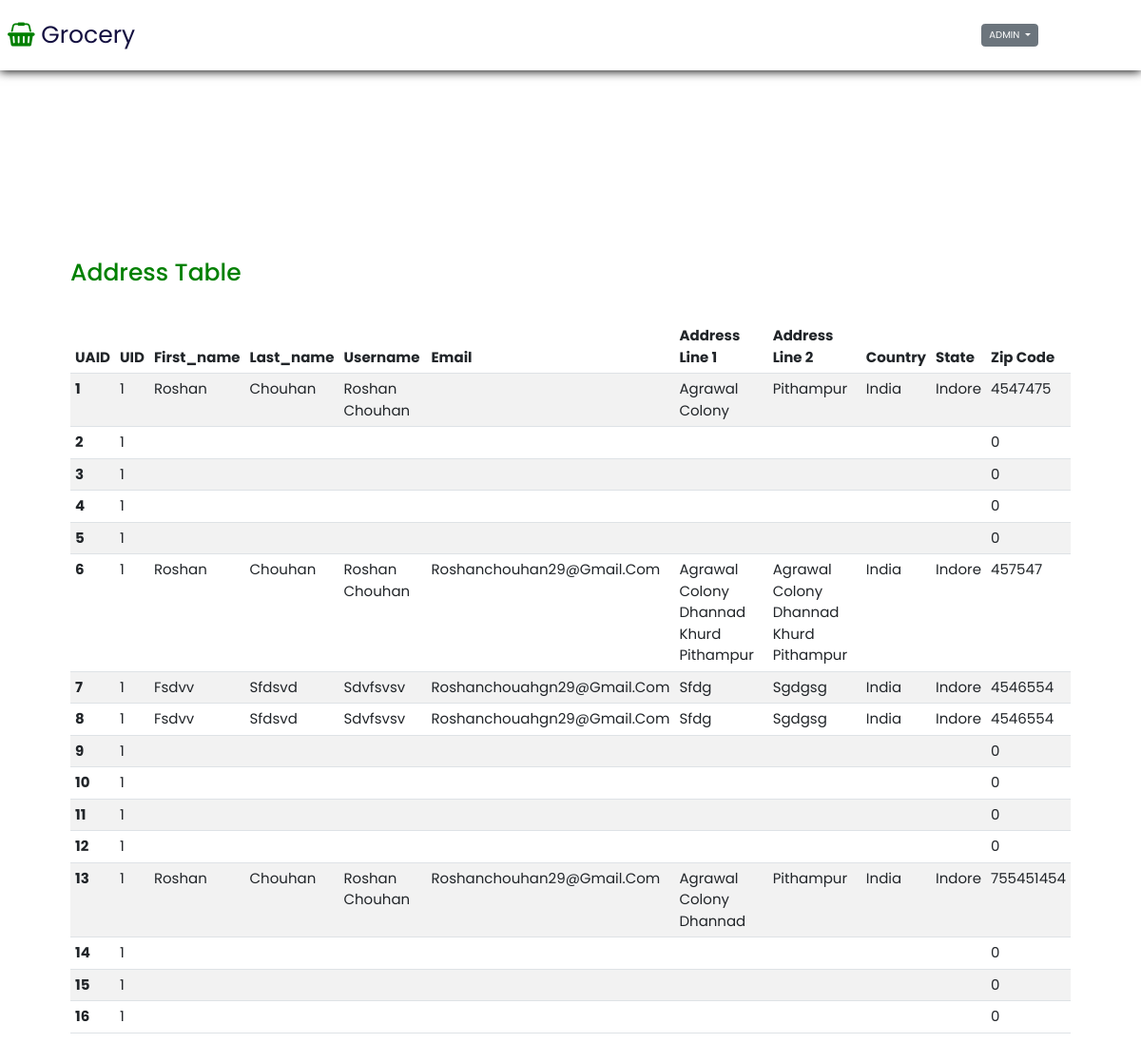
/admin/AddressTable.php, run on the app's committed database.
### tables this page shows
CREATE TABLE `useraddress` (
  `UAID` int(10) NOT NULL,
  `UID` int(10) NOT NULL,
  `fname` varchar(20) NOT NULL,
  `lname` varchar(20) NOT NULL,
  `email` varchar(50) NOT NULL,
  `address1` varchar(200) NOT NULL,
  `address2` varchar(200) NOT NULL,
  `country` varchar(50) NOT NULL,
  `state` varchar(50) NOT NULL,
  `zip` int(20) NOT NULL,
  `username` varchar(50) NOT NULL
);

### admin/AddressTable.php (the view, shortened to what this page needs)
<?php
include 'header.php'; ?>
<head>
</head>
  <body>
    <header >
      <div class="adminlogo">
        <a href="#" class="logo"><i class="fa fa-shopping-basket" aria-hidden="true"></i> Grocery</a>
      </div>
      <?php
      include 'dropdown.php' ?>
    </header>
    <section class="section">
      <div class="users">
         <h1>Address Table</h1>
      </div>
            <div class="usercontainer">
              <table class="table table-striped table-hover">
                <thead>
                <tr>
                  <th scope="col">UAID</th>
                  <th scope="col">UID</th>
                  <th scope="col">first_name</th>
                  <th scope="col">last_name</th>
                  <th scope="col">username</th>
                  <th scope="col">email</th>
                  <th scope="col">Address Line 1</th>
                  <th scope="col">Address Line 2</th>
                  <th scope="col">Country</th>
                  <th scope="col">State</th>
                  <th scope="col">Zip Code</th>
                </tr>
               </thead>
               <tbody>
                 <?php
                      include 'config.php';
                        $sql="SELECT * FROM useraddress   ";
                      $result2=mysqli_query($conn,$sql);
                      if(mysqli_num_rows( $result2 )>0)
                      {
                        while($row=mysqli_fetch_assoc($result2))
                        {
                 ?>
                <tr>
                  <th scope="row"><?php echo  $row['UAID'] ?></th>
                  <td><?php echo  $row['UID'] ?></td>
                  <td><?php echo  $row['fname'] ?></td>
                  <td><?php echo  $row['lname'] ?></td>
                  <td><?php echo  $row['username'] ?></td>
                  <td><?php echo  $row['email'] ?></td>
                  <td><?php echo  $row['address1'] ?></td>
                  <td><?php echo  $row['address2'] ?></td>
                  <td><?php echo  $row['country'] ?></td>
                  <td><?php echo  $row['state'] ?></td>
                  <td><?php echo  $row['zip'] ?></td>
                </tr>
                <?php
                     }
                   }else{
                    echo "empty";
                   }
                ?>
      </tbody>
   </table>
  </div>
 </section>
  </body>
</html>

### admin/style.css (style rules this page uses)
:root { --green:green; --black:#130f40; --light-color:#666; --box-shadow:0 .1rem 1rem rgba(0,0,0.1); --border: 2rem solid rgba(0,0,0.1); --outline: .1rem solid rgba(0,0,0.1); }
* { font-family: 'Poppins', sans-serif; margin: 0; padding: 0; box-sizing: border-box; outline: none; text-decoration: none; border: none; text-transform: capitalize; transition: all .2s linear; }
html { font-size: 62.5%; overflow-x: hidden; scroll-behavior: smooth; scroll-padding-top:7rem; }
body { background: #eee; }
header { position:fixed; top:0; left: 0; right: 0; display: flex; justify-content: space-between; align-items: center; font-size: 1.5rem; background-color: #fff; padding: 1.8rem 9%; box-shadow: var(--box-shadow); z-index: 1000; }
header .logo { font-size: 2.5rem; color:var(--black); text-decoration: none; }
header .logo i { color: var(--green); }
section { padding: 2rem 6%; }
.section { background-color: #fff; width: 100vw; height: 100vh; border: 3px solid; }
.adminlogo { width: 100%; display: flex; margin-left:-10rem; padding-right: 2rem; }
.adminlogo .logo { font-size: 2.5rem; color:var(--black); text-decoration: none; }
.adminlogo .logo i { color: var(--green); }
.users { margin-top: 25rem; color: var(--green); display: flex; justify-content: space-between; padding-bottom: 3rem; }
.usercontainer .table { width: 100%; font-size: 1.5rem; }

### admin/header.php (style rules this page uses)
.usercontainer { overflow-y: auto; }
.section { border: 2px solid white; }

### admin/AddressTable.php (style rules this page uses)
tbody th { text-transform: lowercase; }

### data on the page
useraddress: UAID "1", UID "1", fname "Roshan", lname "Chouhan", username "Roshan Chouhan", address1 "Agrawal Colony", address2 "Pithampur", country "India", state "Indore", zip "4547475"
useraddress: UAID "2", UID "1", zip "0"
useraddress: UAID "3", UID "1", zip "0"
useraddress: UAID "4", UID "1", zip "0"
useraddress: UAID "5", UID "1", zip "0"
useraddress: UAID "6", UID "1", fname "Roshan", lname "Chouhan", username "Roshan Chouhan", email "Roshanchouhan29@gmail.com", address1 "Agrawal Colony Dhannad Khurd Pithampur", address2 "Agrawal Colony Dhannad Khurd Pithampur", country "India", state "Indore", zip "457547"
useraddress: UAID "7", UID "1", fname "Fsdvv", lname "Sfdsvd", username "Sdvfsvsv", email "Roshanchouahgn29@gmail.com", address1 "Sfdg", address2 "Sgdgsg", country "India", state "Indore", zip "4546554"
useraddress: UAID "8", UID "1", fname "Fsdvv", lname "Sfdsvd", username "Sdvfsvsv", email "Roshanchouahgn29@gmail.com", address1 "Sfdg", address2 "Sgdgsg", country "India", state "Indore", zip "4546554"
useraddress: UAID "9", UID "1", zip "0"
useraddress: UAID "10", UID "1", zip "0"
useraddress: UAID "11", UID "1", zip "0"
useraddress: UAID "12", UID "1", zip "0"
useraddress: UAID "13", UID "1", fname "Roshan", lname "Chouhan", username "Roshan Chouhan", email "Roshanchouhan29@gmail.com", address1 "Agrawal Colony Dhannad", address2 "Pithampur", country "India", state "Indore", zip "755451454"
useraddress: UAID "14", UID "1", zip "0"
useraddress: UAID "15", UID "1", zip "0"
useraddress: UAID "16", UID "1", zip "0"
